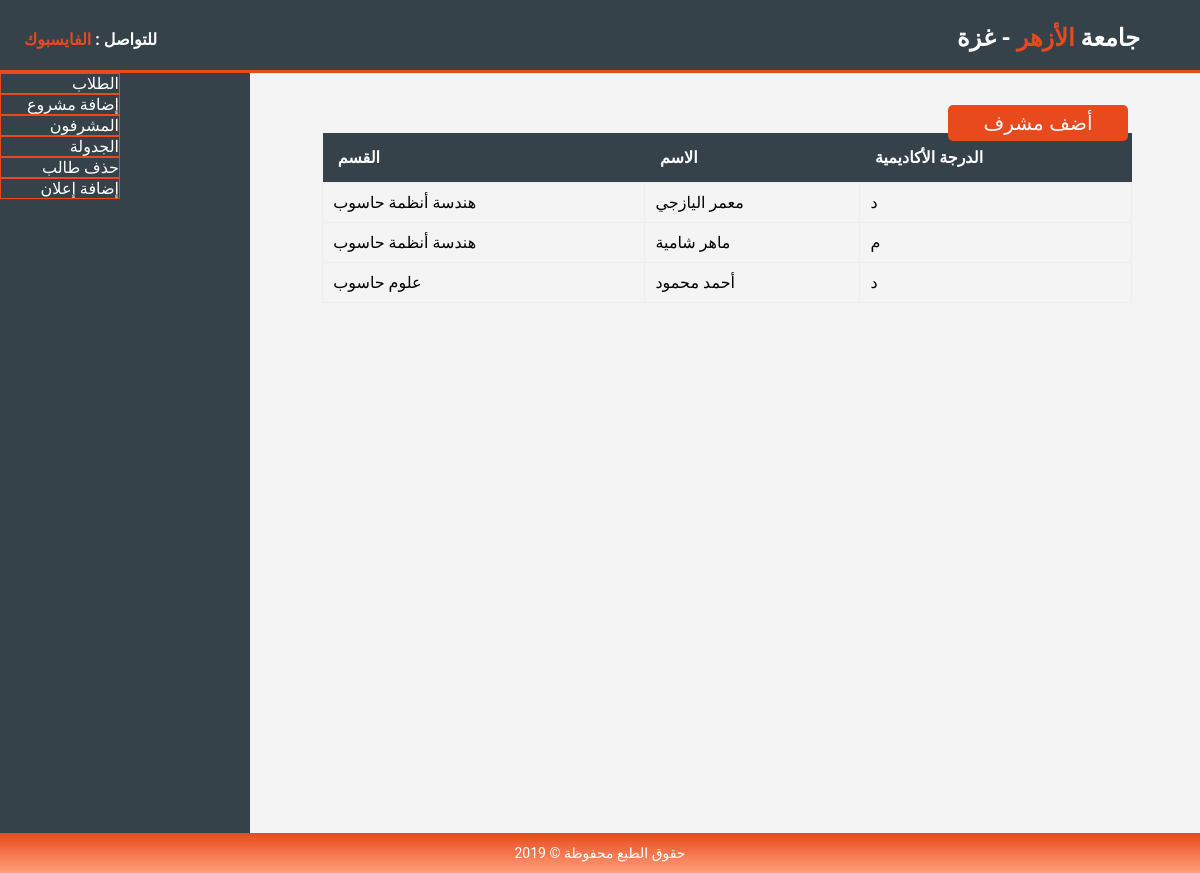
Screenshot of /lecturer.php with the database file from the repository.
### tables this page shows
CREATE TABLE `lecturel` (
  `lecturer_id` int(11) NOT NULL,
  `name` varchar(100) NOT NULL,
  `department` varchar(40) NOT NULL,
  `role` varchar(100) NOT NULL
);

### lecturer.php (the view)
<?php
include 'header.php'
?>
<?php
include 'adminnavbar.php'
?>
<div class="main-content">
    <table>
        <tr>
            <form action="addlecturer.php">
                <button class="add" dir="rtl" lan="ar"> أضف مشرف</button>
            </form>
        </tr>
        <tr>
            <th dir="rtl" lan="ar">القسم </th>
            <th dir="rtl" lan="ar">الاسم</th>
            <th dir="rtl" lan="ar">الدرجة الأكاديمية</th>
        </tr>
        <?php
$sql="select * from lecturel ;";
$result=mysqli_query($conn,$sql);
if(mysqli_num_rows($result)>0){
    while($row=mysqli_fetch_assoc($result)){
        ?>
        <tr>
            <td><?=$row['department']?></td>
            <td><?=$row['name']?></td>
            <td><?=$row['role']?></td>
        </tr>
        <?php }} ?>
    </table>
    <?php
include 'footer.php'
?>
    </body>
    </html>

### style1.css (style rules this page uses)
body { background: #f4f4f4; margin: 0; font-family: "Roboto", sans-serif, "Helvetica", sans-serif; box-sizing: border-box; }
.main-content { width: calc(100% - 270px); padding: 5%; box-sizing: border-box; }
.main-content table { width: 100%; border-collapse: collapse; margin-left: 1.5%; }
.main-content table td { padding: 10px; border: 1px solid #eee; text-align: left; }
.main-content table th { background: #35424a; color: #fff; padding: 15px; text-align: left; }
.add { position: fixed; right: 6%; top: 12%; width: 15%; padding: 0.5%; background-color: #e8491d; color: #fff; font-size: 20px; border: none; border-radius: 5px; }
* { margin: 0; }

### rows the page displays
lecturel: department "هندسة أنظمة حاسوب", name "معمر اليازجي", role "د"
lecturel: department "هندسة أنظمة حاسوب", name "ماهر شامية", role "م"
lecturel: department "علوم حاسوب", name "أحمد محمود", role "د"
